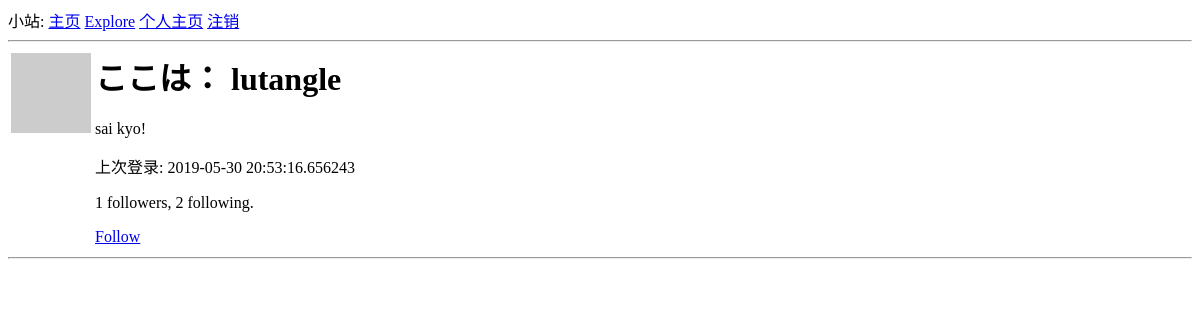
/user/lutangle (signed in), run on an earlier commit of the app's database.
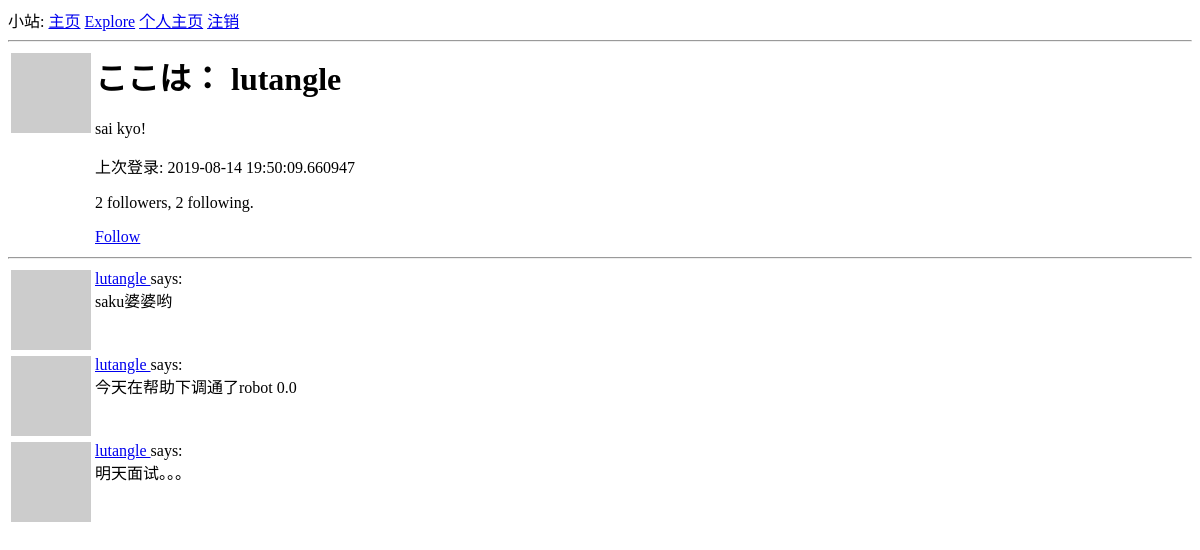
And on a later commit of the database.
### app/models.py (models this page shows, shortened)
class User(UserMixin, db.Model):
    id = db.Column(db.Integer, primary_key=True)
    username = db.Column(db.String(64), index=True, unique=True)
    email = db.Column(db.String(120), index=True, unique=True)
    password_hash = db.Column(db.String(128))
    posts = db.relationship('Post', backref='author', lazy='dynamic')
    about_me = db.Column(db.String(140))
    last_seen = db.Column(db.DateTime, default=datetime.utcnow)
    followed = db.relationship(
        'User', secondary=followers,
        primaryjoin=(followers.c.follower_id == id),
        secondaryjoin=(followers.c.followed_id == id),
        backref=db.backref('followers', lazy='dynamic'), lazy='dynamic')
    def avatar(self, size):
        digest = md5(self.email.lower().encode('utf-8')).hexdigest()
        return 'https://www.gravatar.com/avatar/{}?d=identicon&s={}'.format(
            digest, size)
    def is_following(self, user):
        return self.followed.filter(
            followers.c.followed_id == user.id).count() > 0

class Post(db.Model):
    id = db.Column(db.Integer, primary_key=True)
    body = db.Column(db.String(140))
    timestamp = db.Column(db.DateTime)
    user_id = db.Column(db.Integer, db.ForeignKey('user.id'))

### app/routes.py (the view)
@app.route('/user/<username>')
@login_required
def user(username):
    user = User.query.filter_by(username=username).first_or_404()
    page = request.args.get('page', 1, type=int)
    posts = user.posts.order_by(Post.timestamp.desc()).paginate(
        page, app.config['POSTS_PER_PAGE'], False)
    next_url = url_for('user', username=user.username, page=posts.next_num) \
        if posts.has_next else None
    prev_url = url_for('user', username=user.username, page=posts.prev_num) \
        if posts.has_prev else None
    return render_template('user.html', user=user, posts=posts.items,
                           next_url=next_url, prev_url=prev_url)

### app/models.py (called while the page is built)
@login.user_loader
def load_user(id):
    return User.query.get(int(id))

### app/routes.py (called while the page is built)
@app.before_request
def before_request():
    if current_user.is_authenticated:
        current_user.last_seen = datetime.now()
        db.session.commit()

### app/templates/user.html (shortened to what this page needs)
{% extends "base.html" %}
{% block content %}
    <table>
        <tr valign="top">
            <td><img src="{{ user.avatar(64) }}"></td>
            <td>
                <h1>ここは： {{ user.username }}</h1>
                {% if user.about_me %}<p>{{ user.about_me }}</p>{% endif %}
                {% if user.last_seen %}<p>上次登录: {{ user.last_seen }}</p>{% endif %}
                <p>{{ user.followers.count() }} followers, {{ user.followed.count() }} following.</p>
                {% if user == current_user %}
                <p><a href="{{ url_for('edit_profile') }}">编辑你的页面吧~</a></p>
                {% elif not current_user.is_following(user) %}
                <p><a href="{{ url_for('follow', username=user.username) }}">Follow</a></p>
                {% else %}
                <p><a href="{{ url_for('unfollow', username=user.username) }}">Unfollow</a></p>
                {% endif %}
            </td>
        </tr>
    </table>
    <hr>
    {% for post in posts %}
        {% include '_post.html' %}
    {% endfor %}
{% endblock %}

### app/templates/_post.html
    <table>
        <tr valign="top">
            <td><img src="{{ post.author.avatar(36) }}"></td>
            <td>
            	<a href="{{ url_for('user', username=post.author.username) }}">
            	{{ post.author.username }}
            	</a>
            says:<br>{{ post.body }}</td>
        </tr>
    </table>

What changed in the data, as far as the page shows it:
changed User "lutangle": last_seen "2019-05-30 20:53:16.656243" → "2019-08-14 19:50:09.660947"
added Post: author.username "lutangle", body "saku婆婆哟"
added Post: author.username "lutangle", body "今天在帮助下调通了robot 0.0"
added Post: author.username "lutangle", body "明天面试。。。"
Also different on the page:
{{ user.followers.count() }}: "1" → "2"
